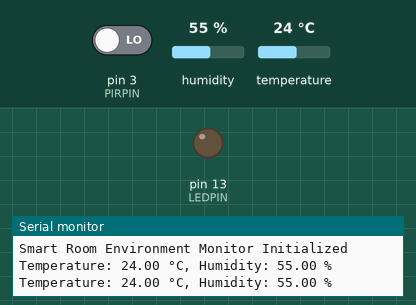
Recording of a sketch running on a simulated Arduino Uno, built with avr-gcc and run on an emulated ATmega328P. On the bench: output pins drawn as LEDs (lit = HIGH), the last lines printed to the serial monitor. The inputs (shaded band) are chosen by the test bench; at power-on: pin 3 (PIRPIN) LOW, humidity 55 %, temperature 24 °C.

Above: at 2.8 s.
2.9 s: pin 3 (PIRPIN) driven HIGH
At 4.8 s:
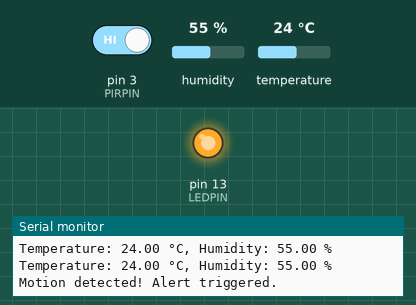
5.6 s: pin 3 (PIRPIN) driven LOW
At 7.2 s:
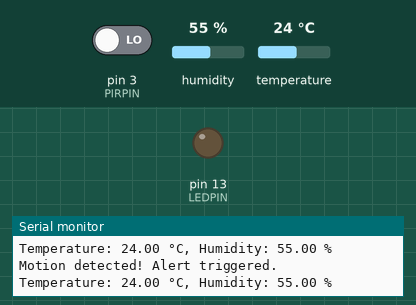
Timing chart, 0 to 8.7 s (numbered marks = the images above; inputs shaded):
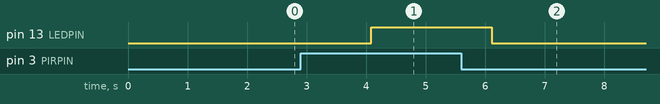

Measured:
- after the input at 2.9 s, pin 13 (LEDPIN): LOW → HIGH after 1.2 s
- after the input at 5.6 s, pin 13 (LEDPIN): HIGH → LOW after 0.51 s

The sketch:

SmartRoomMonitor.ino
```cpp
#include <DHT.h>

#define DHTPIN 2        // DHT11 data pin connected to digital pin 2
#define DHTTYPE DHT11
#define PIRPIN 3        // PIR sensor connected to digital pin 3
#define LEDPIN 13       // Optional LED for alert

DHT dht(DHTPIN, DHTTYPE);

void setup() {
  Serial.begin(9600);
  pinMode(PIRPIN, INPUT);
  pinMode(LEDPIN, OUTPUT);
  dht.begin();

  Serial.println("Smart Room Environment Monitor Initialized");
}

void loop() {
  float temperature = dht.readTemperature();
  float humidity = dht.readHumidity();
  int motionDetected = digitalRead(PIRPIN);

  if (isnan(temperature) || isnan(humidity)) {
    Serial.println("Failed to read from DHT sensor!");
  } else {
    Serial.print("Temperature: ");
    Serial.print(temperature);
    Serial.print(" °C, Humidity: ");
    Serial.print(humidity);
    Serial.println(" %");
  }

  if (motionDetected == HIGH) {
    Serial.println("Motion detected! Alert triggered.");
    digitalWrite(LEDPIN, HIGH);
  } else {
    digitalWrite(LEDPIN, LOW);
  }

  delay(2000); // 2 seconds delay
}
```
